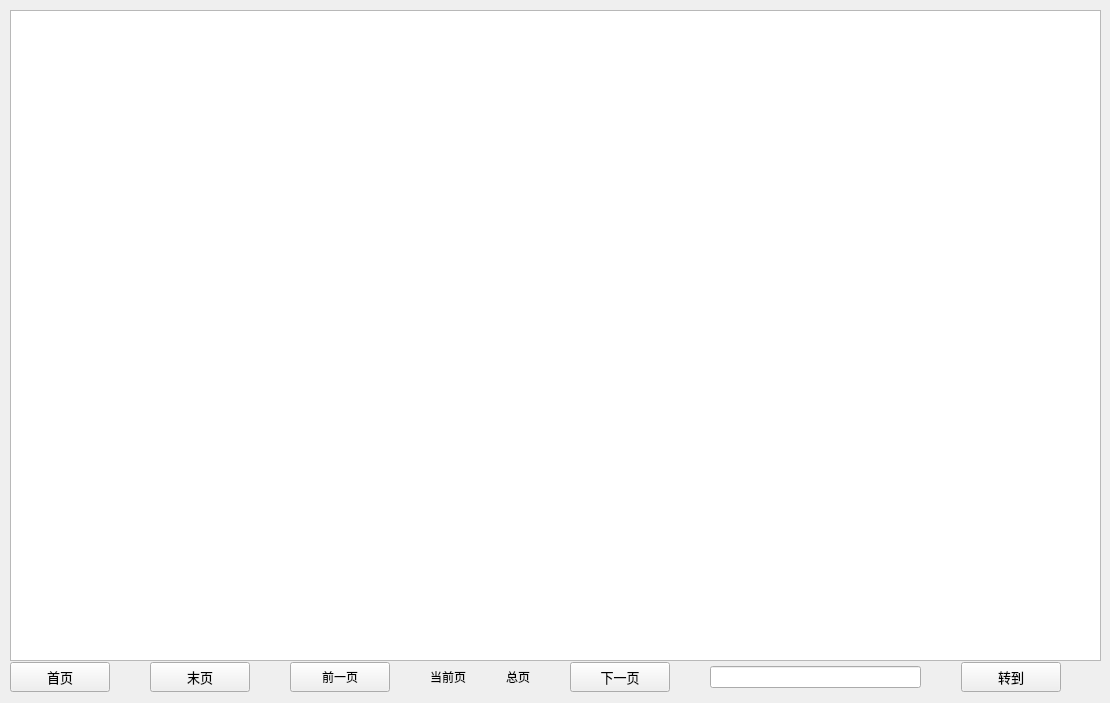
                <widget class="QWidget" name="page_5">
                 <widget class="QTableView" name="tableView_1">
                  <property name="geometry">
                   <rect>
                    <x>10</x>
                    <y>10</y>
                    <width>1091</width>
                    <height>651</height>
                   </rect>
                  </property>
                  <property name="styleSheet">
                   <string notr="true">QHeaderView::section {
    background-color: rgb(230, 230, 230);
    border: 5px solid #f6f7fa;
    border-radius:0px;
    border-color: rgb(230, 230, 230);
	 
} 
/*QTableView 左上角样式*/
QTableView QTableCornerButton::section {
   /*  background: red;
    border: 2px outset red;*/
    color: red;
    background-color:rgb(230, 230, 230);
    border: 5px solid #f6f7fa;
    border-radius:0px;
    border-color: rgb(230, 230, 230);
 }</string>
                  </property>
                 </widget>
                 <widget class="QWidget" name="layoutWidget_2">
                  <property name="geometry">
                   <rect>
                    <x>10</x>
                    <y>660</y>
                    <width>1051</width>
                    <height>34</height>
                   </rect>
                  </property>
                  <layout class="QHBoxLayout" name="horizontalLayout_7">
                   <property name="spacing">
                    <number>40</number>
                   </property>
                   <item>
                    <widget class="QPushButton" name="m_pFirstPageBtn">
                     <property name="minimumSize">
                      <size>
                       <width>100</width>
                       <height>0</height>
                      </size>
                     </property>
                     <property name="maximumSize">
                      <size>
                       <width>100</width>
                       <height>30</height>
                      </size>
                     </property>
                     <property name="font">
                      <font>
                       <family>AdLib WGL4 BT</family>
                       <pointsize>10</pointsize>
                       <weight>50</weight>
                       <italic>false</italic>
                       <bold>false</bold>
                      </font>
                     </property>
                     <property name="styleSheet">
                      <string notr="true">font: 10pt &quot;AdLib WGL4 BT&quot;;</string>
                     </property>
                     <property name="text">
                      <string>首页</string>
                     </property>
                    </widget>
                   </item>
                   <item>
                    <widget class="QPushButton" name="m_pLastPageBtn">
                     <property name="minimumSize">
                      <size>
                       <width>100</width>
                       <height>0</height>
                      </size>
                     </property>
                     <property name="maximumSize">
                      <size>
                       <width>100</width>
                       <height>30</height>
                      </size>
                     </property>
                     <property name="font">
                      <font>
                       <family>AdLib WGL4 BT</family>
                       <pointsize>10</pointsize>
                       <weight>50</weight>
                       <italic>false</italic>
                       <bold>false</bold>
                      </font>
                     </property>
                     <property name="styleSheet">
                      <string notr="true">font: 10pt &quot;AdLib WGL4 BT&quot;;</string>
                     </property>
                     <property name="text">
                      <string>末页</string>
                     </property>
                    </widget>
                   </item>
                   <item>
                    <widget class="QPushButton" name="prevButton">
                     <property name="minimumSize">
                      <size>
                       <width>100</width>
                       <height>0</height>
                      </size>
                     </property>
                     <property name="maximumSize">
                      <size>
                       <width>100</width>
                       <height>30</height>
                      </size>
                     </property>
                     <property name="font">
                      <font>
                       <family>AdLib WGL4 BT</family>
                       <pointsize>9</pointsize>
                       <weight>50</weight>
                       <italic>false</italic>
                       <bold>false</bold>
                      </font>
                     </property>
                     <property name="styleSheet">
                      <string notr="true">font: 9pt &quot;AdLib WGL4 BT&quot;;</string>
                     </property>
                     <property name="text">
                      <string>前一页</string>
                     </property>
                    </widget>
                   </item>
                   <item>
                    <widget class="QLabel" name="currentPageLable">
                     <property name="text">
                      <string>当前页</string>
                     </property>
                    </widget>
                   </item>
                   <item>
                    <widget class="QLabel" name="totalPageLabel">
                     <property name="text">
                      <string>总页</string>
                     </property>
                    </widget>
                   </item>
                   <item>
                    <widget class="QPushButton" name="nextButton">
                     <property name="minimumSize">
                      <size>
                       <width>100</width>
                       <height>0</height>
                      </size>
                     </property>
                     <property name="maximumSize">
                      <size>
                       <width>100</width>
                       <height>30</height>
                      </size>
                     </property>
                     <property name="font">
                      <font>
                       <family>AdLib WGL4 BT</family>
                       <pointsize>10</pointsize>
                       <weight>50</weight>
                       <italic>false</italic>
                       <bold>false</bold>
                      </font>
                     </property>
                     <property name="styleSheet">
                      <string notr="true">font: 10pt &quot;AdLib WGL4 BT&quot;;</string>
                     </property>
                     <property name="text">
                      <string>下一页</string>
                     </property>
                    </widget>
                   </item>
                   <item>
                    <widget class="QLineEdit" name="lineEdit_5"/>
                   </item>
                   <item>
                    <widget class="QPushButton" name="switchPageButton">
                     <property name="minimumSize">
                      <size>
                       <width>100</width>
                       <height>0</height>
                      </size>
                     </property>
                     <property name="maximumSize">
                      <size>
                       <width>100</width>
                       <height>30</height>
                      </size>
                     </property>
                     <property name="font">
                      <font>
                       <family>AdLib WGL4 BT</family>
                       <pointsize>10</pointsize>
                       <weight>50</weight>
                       <italic>false</italic>
                       <bold>false</bold>
                      </font>
                     </property>
                     <property name="styleSheet">
                      <string notr="true">font: 10pt &quot;AdLib WGL4 BT&quot;;</string>
                     </property>
                     <property name="text">
                      <string>转到</string>
                     </property>
                    </widget>
                   </item>
                  </layout>
                 </widget>
                </widget>
